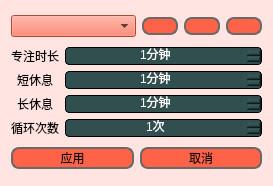
<?xml version="1.0" encoding="UTF-8"?>
<ui version="4.0">
 <class>SaveSettingDialog</class>
 <widget class="QDialog" name="SaveSettingDialog">
  <property name="geometry">
   <rect>
    <x>0</x>
    <y>0</y>
    <width>273</width>
    <height>186</height>
   </rect>
  </property>
  <property name="windowTitle">
   <string>储存设置</string>
  </property>
  <property name="styleSheet">
   <string notr="true">QWidget
{
	color:black;
}
QPushButton
{
	background-color: rgb(255,99,71);
	border-radius : 8px;
	border: 2px solid rgb(105,105,105);
	transition: all 0.2s ease;
}
QPushButton:hover
{
	background-color: #ff7a5a;
	transform: scale(1.03);
}
QPushButton:pressed
{
	background-color:#ffb3a3;
	transform: scale(0.97);
	border-color:rgb(95,95,95);
}
QPushButton:disabled
{
	background-color: #FFA07A;
}
QDialog
{
	background-color: rgb(255,228,225);
}
QComboBox
{
	background-color:rgb(255,99,71);
}
QInputDialog QPushButton
{
	width:60px;
}
QSpinBox
{
	background-color:#314F4F;	
	color:white;
	border:1px solid black;
	border-radius:4px;
}
QSpinBox::up-button
{
	background-color:#4A5A6F;
	image:url(:/icons/images/up.png);
	border-left:1px solid black;
	border-bottom:1px solid black;
}
QSpinBox::down-button
{
	background-color:#4A5A6F;
	image:url(:/icons/images/down.png);
	border-left:1px solid black;
	
}</string>
  </property>
  <layout class="QVBoxLayout" name="verticalLayout_3">
   <item>
    <layout class="QHBoxLayout" name="horizontalLayout_2" stretch="1,0,0,0">
     <item>
      <widget class="QComboBox" name="comboBox"/>
     </item>
     <item>
      <widget class="QPushButton" name="btn_add">
       <property name="toolTip">
        <string>新建设置</string>
       </property>
       <property name="text">
        <string/>
       </property>
       <property name="icon">
        <iconset resource="res.qrc">
         <normaloff>:/icons/images/add.png</normaloff>:/icons/images/add.png</iconset>
       </property>
      </widget>
     </item>
     <item>
      <widget class="QPushButton" name="btn_delete">
       <property name="toolTip">
        <string>删除设置</string>
       </property>
       <property name="text">
        <string/>
       </property>
       <property name="icon">
        <iconset resource="res.qrc">
         <normaloff>:/icons/images/delete.png</normaloff>:/icons/images/delete.png</iconset>
       </property>
      </widget>
     </item>
     <item>
      <widget class="QPushButton" name="btn_changeName">
       <property name="toolTip">
        <string>重命名设置</string>
       </property>
       <property name="text">
        <string/>
       </property>
       <property name="icon">
        <iconset resource="res.qrc">
         <normaloff>:/icons/images/title.png</normaloff>:/icons/images/title.png</iconset>
       </property>
      </widget>
     </item>
    </layout>
   </item>
   <item>
    <layout class="QHBoxLayout" name="horizontalLayout" stretch="0,1">
     <item>
      <layout class="QVBoxLayout" name="verticalLayout">
       <item>
        <widget class="QLabel" name="label">
         <property name="palette">
          <palette>
           <active>
            <colorrole role="WindowText">
             <brush brushstyle="SolidPattern">
              <color alpha="255">
               <red>0</red>
               <green>0</green>
               <blue>0</blue>
              </color>
             </brush>
            </colorrole>
            <colorrole role="Text">
             <brush brushstyle="SolidPattern">
              <color alpha="255">
               <red>0</red>
               <green>0</green>
               <blue>0</blue>
              </color>
             </brush>
            </colorrole>
            <colorrole role="ButtonText">
             <brush brushstyle="SolidPattern">
              <color alpha="255">
               <red>0</red>
               <green>0</green>
               <blue>0</blue>
              </color>
             </brush>
            </colorrole>
            <colorrole role="PlaceholderText">
             <brush brushstyle="SolidPattern">
              <color alpha="128">
               <red>0</red>
               <green>0</green>
               <blue>0</blue>
              </color>
             </brush>
            </colorrole>
           </active>
           <inactive>
            <colorrole role="WindowText">
             <brush brushstyle="SolidPattern">
              <color alpha="255">
               <red>0</red>
               <green>0</green>
               <blue>0</blue>
              </color>
             </brush>
            </colorrole>
            <colorrole role="Text">
             <brush brushstyle="SolidPattern">
              <color alpha="255">
               <red>0</red>
               <green>0</green>
               <blue>0</blue>
              </color>
             </brush>
            </colorrole>
            <colorrole role="ButtonText">
             <brush brushstyle="SolidPattern">
              <color alpha="255">
               <red>0</red>
               <green>0</green>
               <blue>0</blue>
              </color>
             </brush>
            </colorrole>
            <colorrole role="PlaceholderText">
             <brush brushstyle="SolidPattern">
              <color alpha="128">
               <red>0</red>
               <green>0</green>
               <blue>0</blue>
              </color>
             </brush>
            </colorrole>
           </inactive>
           <disabled>
            <colorrole role="WindowText">
             <brush brushstyle="SolidPattern">
              <color alpha="255">
               <red>0</red>
               <green>0</green>
               <blue>0</blue>
              </color>
             </brush>
            </colorrole>
            <colorrole role="Text">
             <brush brushstyle="SolidPattern">
              <color alpha="255">
               <red>0</red>
               <green>0</green>
               <blue>0</blue>
              </color>
             </brush>
            </colorrole>
            <colorrole role="ButtonText">
             <brush brushstyle="SolidPattern">
              <color alpha="255">
               <red>0</red>
               <green>0</green>
               <blue>0</blue>
              </color>
             </brush>
            </colorrole>
            <colorrole role="PlaceholderText">
             <brush brushstyle="SolidPattern">
              <color alpha="128">
               <red>0</red>
               <green>0</green>
               <blue>0</blue>
              </color>
             </brush>
            </colorrole>
           </disabled>
          </palette>
         </property>
         <property name="text">
          <string>专注时长</string>
         </property>
         <property name="alignment">
          <set>Qt::AlignmentFlag::AlignCenter</set>
         </property>
        </widget>
       </item>
       <item>
        <widget class="QLabel" name="label_2">
         <property name="palette">
          <palette>
           <active>
            <colorrole role="WindowText">
             <brush brushstyle="SolidPattern">
              <color alpha="255">
               <red>0</red>
               <green>0</green>
               <blue>0</blue>
              </color>
             </brush>
            </colorrole>
            <colorrole role="Text">
             <brush brushstyle="SolidPattern">
              <color alpha="255">
               <red>0</red>
               <green>0</green>
               <blue>0</blue>
              </color>
             </brush>
            </colorrole>
            <colorrole role="ButtonText">
             <brush brushstyle="SolidPattern">
              <color alpha="255">
               <red>0</red>
               <green>0</green>
               <blue>0</blue>
              </color>
             </brush>
            </colorrole>
            <colorrole role="PlaceholderText">
             <brush brushstyle="SolidPattern">
              <color alpha="128">
               <red>0</red>
               <green>0</green>
               <blue>0</blue>
              </color>
             </brush>
            </colorrole>
           </active>
           <inactive>
            <colorrole role="WindowText">
             <brush brushstyle="SolidPattern">
              <color alpha="255">
               <red>0</red>
               <green>0</green>
               <blue>0</blue>
              </color>
             </brush>
            </colorrole>
            <colorrole role="Text">
             <brush brushstyle="SolidPattern">
              <color alpha="255">
               <red>0</red>
               <green>0</green>
               <blue>0</blue>
              </color>
             </brush>
            </colorrole>
            <colorrole role="ButtonText">
             <brush brushstyle="SolidPattern">
              <color alpha="255">
               <red>0</red>
               <green>0</green>
               <blue>0</blue>
              </color>
             </brush>
            </colorrole>
            <colorrole role="PlaceholderText">
             <brush brushstyle="SolidPattern">
              <color alpha="128">
               <red>0</red>
               <green>0</green>
               <blue>0</blue>
              </color>
             </brush>
            </colorrole>
           </inactive>
           <disabled>
            <colorrole role="WindowText">
             <brush brushstyle="SolidPattern">
              <color alpha="255">
               <red>0</red>
               <green>0</green>
               <blue>0</blue>
              </color>
             </brush>
            </colorrole>
            <colorrole role="Text">
             <brush brushstyle="SolidPattern">
              <color alpha="255">
               <red>0</red>
               <green>0</green>
               <blue>0</blue>
              </color>
             </brush>
            </colorrole>
            <colorrole role="ButtonText">
             <brush brushstyle="SolidPattern">
              <color alpha="255">
               <red>0</red>
               <green>0</green>
               <blue>0</blue>
              </color>
             </brush>
            </colorrole>
            <colorrole role="PlaceholderText">
             <brush brushstyle="SolidPattern">
              <color alpha="128">
               <red>0</red>
               <green>0</green>
               <blue>0</blue>
              </color>
             </brush>
            </colorrole>
           </disabled>
          </palette>
         </property>
         <property name="text">
          <string>短休息</string>
         </property>
         <property name="alignment">
          <set>Qt::AlignmentFlag::AlignCenter</set>
         </property>
        </widget>
       </item>
       <item>
        <widget class="QLabel" name="label_3">
         <property name="palette">
          <palette>
           <active>
            <colorrole role="WindowText">
             <brush brushstyle="SolidPattern">
              <color alpha="255">
               <red>0</red>
               <green>0</green>
               <blue>0</blue>
              </color>
             </brush>
            </colorrole>
            <colorrole role="Text">
             <brush brushstyle="SolidPattern">
              <color alpha="255">
               <red>0</red>
               <green>0</green>
               <blue>0</blue>
              </color>
             </brush>
            </colorrole>
            <colorrole role="ButtonText">
             <brush brushstyle="SolidPattern">
              <color alpha="255">
               <red>0</red>
               <green>0</green>
               <blue>0</blue>
              </color>
             </brush>
            </colorrole>
            <colorrole role="PlaceholderText">
             <brush brushstyle="SolidPattern">
              <color alpha="128">
               <red>0</red>
               <green>0</green>
               <blue>0</blue>
              </color>
             </brush>
            </colorrole>
           </active>
           <inactive>
            <colorrole role="WindowText">
             <brush brushstyle="SolidPattern">
              <color alpha="255">
               <red>0</red>
               <green>0</green>
               <blue>0</blue>
              </color>
             </brush>
            </colorrole>
            <colorrole role="Text">
             <brush brushstyle="SolidPattern">
              <color alpha="255">
               <red>0</red>
               <green>0</green>
               <blue>0</blue>
              </color>
             </brush>
            </colorrole>
            <colorrole role="ButtonText">
             <brush brushstyle="SolidPattern">
              <color alpha="255">
               <red>0</red>
               <green>0</green>
               <blue>0</blue>
              </color>
             </brush>
            </colorrole>
            <colorrole role="PlaceholderText">
             <brush brushstyle="SolidPattern">
              <color alpha="128">
               <red>0</red>
               <green>0</green>
               <blue>0</blue>
              </color>
             </brush>
            </colorrole>
           </inactive>
           <disabled>
            <colorrole role="WindowText">
             <brush brushstyle="SolidPattern">
              <color alpha="255">
               <red>0</red>
               <green>0</green>
               <blue>0</blue>
              </color>
             </brush>
            </colorrole>
            <colorrole role="Text">
             <brush brushstyle="SolidPattern">
              <color alpha="255">
               <red>0</red>
               <green>0</green>
               <blue>0</blue>
              </color>
             </brush>
            </colorrole>
            <colorrole role="ButtonText">
             <brush brushstyle="SolidPattern">
              <color alpha="255">
               <red>0</red>
               <green>0</green>
               <blue>0</blue>
              </color>
             </brush>
            </colorrole>
            <colorrole role="PlaceholderText">
             <brush brushstyle="SolidPattern">
              <color alpha="128">
               <red>0</red>
               <green>0</green>
               <blue>0</blue>
              </color>
             </brush>
            </colorrole>
           </disabled>
          </palette>
         </property>
         <property name="text">
          <string>长休息</string>
         </property>
         <property name="alignment">
          <set>Qt::AlignmentFlag::AlignCenter</set>
         </property>
        </widget>
       </item>
       <item>
        <widget class="QLabel" name="label_4">
         <property name="palette">
          <palette>
           <active>
            <colorrole role="WindowText">
             <brush brushstyle="SolidPattern">
              <color alpha="255">
               <red>0</red>
               <green>0</green>
               <blue>0</blue>
              </color>
             </brush>
            </colorrole>
            <colorrole role="Text">
             <brush brushstyle="SolidPattern">
              <color alpha="255">
               <red>0</red>
               <green>0</green>
               <blue>0</blue>
              </color>
             </brush>
            </colorrole>
            <colorrole role="ButtonText">
             <brush brushstyle="SolidPattern">
              <color alpha="255">
               <red>0</red>
               <green>0</green>
               <blue>0</blue>
              </color>
             </brush>
            </colorrole>
            <colorrole role="PlaceholderText">
             <brush brushstyle="SolidPattern">
              <color alpha="128">
               <red>0</red>
               <green>0</green>
               <blue>0</blue>
              </color>
             </brush>
            </colorrole>
           </active>
           <inactive>
            <colorrole role="WindowText">
             <brush brushstyle="SolidPattern">
              <color alpha="255">
               <red>0</red>
               <green>0</green>
               <blue>0</blue>
              </color>
             </brush>
            </colorrole>
            <colorrole role="Text">
             <brush brushstyle="SolidPattern">
              <color alpha="255">
               <red>0</red>
               <green>0</green>
               <blue>0</blue>
              </color>
             </brush>
            </colorrole>
            <colorrole role="ButtonText">
             <brush brushstyle="SolidPattern">
              <color alpha="255">
               <red>0</red>
               <green>0</green>
               <blue>0</blue>
              </color>
             </brush>
            </colorrole>
            <colorrole role="PlaceholderText">
             <brush brushstyle="SolidPattern">
              <color alpha="128">
               <red>0</red>
               <green>0</green>
               <blue>0</blue>
              </color>
             </brush>
            </colorrole>
           </inactive>
           <disabled>
            <colorrole role="WindowText">
             <brush brushstyle="SolidPattern">
              <color alpha="255">
               <red>0</red>
               <green>0</green>
               <blue>0</blue>
              </color>
             </brush>
            </colorrole>
            <colorrole role="Text">
             <brush brushstyle="SolidPattern">
              <color alpha="255">
               <red>0</red>
               <green>0</green>
               <blue>0</blue>
              </color>
             </brush>
            </colorrole>
            <colorrole role="ButtonText">
             <brush brushstyle="SolidPattern">
              <color alpha="255">
               <red>0</red>
               <green>0</green>
               <blue>0</blue>
              </color>
             </brush>
            </colorrole>
            <colorrole role="PlaceholderText">
             <brush brushstyle="SolidPattern">
              <color alpha="128">
               <red>0</red>
               <green>0</green>
               <blue>0</blue>
              </color>
             </brush>
            </colorrole>
           </disabled>
          </palette>
         </property>
         <property name="text">
          <string>循环次数</string>
         </property>
         <property name="alignment">
          <set>Qt::AlignmentFlag::AlignCenter</set>
         </property>
        </widget>
       </item>
      </layout>
     </item>
     <item>
      <layout class="QVBoxLayout" name="verticalLayout_2">
       <item>
        <widget class="QSpinBox" name="spin_focusTime">
         <property name="alignment">
          <set>Qt::AlignmentFlag::AlignCenter</set>
         </property>
         <property name="readOnly">
          <bool>false</bool>
         </property>
         <property name="suffix">
          <string>分钟</string>
         </property>
         <property name="minimum">
          <number>1</number>
         </property>
        </widget>
       </item>
       <item>
        <widget class="QSpinBox" name="spin_ShortRelax">
         <property name="alignment">
          <set>Qt::AlignmentFlag::AlignCenter</set>
         </property>
         <property name="readOnly">
          <bool>false</bool>
         </property>
         <property name="suffix">
          <string>分钟</string>
         </property>
         <property name="minimum">
          <number>1</number>
         </property>
        </widget>
       </item>
       <item>
        <widget class="QSpinBox" name="spin_longRelax">
         <property name="alignment">
          <set>Qt::AlignmentFlag::AlignCenter</set>
         </property>
         <property name="readOnly">
          <bool>false</bool>
         </property>
         <property name="suffix">
          <string>分钟</string>
         </property>
         <property name="minimum">
          <number>1</number>
         </property>
        </widget>
       </item>
       <item>
        <widget class="QSpinBox" name="spin_repeatTimes">
         <property name="alignment">
          <set>Qt::AlignmentFlag::AlignCenter</set>
         </property>
         <property name="readOnly">
          <bool>false</bool>
         </property>
         <property name="suffix">
          <string>次</string>
         </property>
         <property name="minimum">
          <number>1</number>
         </property>
         <property name="maximum">
          <number>10</number>
         </property>
        </widget>
       </item>
      </layout>
     </item>
    </layout>
   </item>
   <item>
    <layout class="QHBoxLayout" name="horizontalLayout_3">
     <item>
      <widget class="QPushButton" name="btn_OK">
       <property name="text">
        <string>应用</string>
       </property>
      </widget>
     </item>
     <item>
      <widget class="QPushButton" name="btn_Cancel">
       <property name="text">
        <string>取消</string>
       </property>
      </widget>
     </item>
    </layout>
   </item>
  </layout>
 </widget>
 <resources>
  <include location="res.qrc"/>
 </resources>
 <connections>
  <connection>
   <sender>btn_OK</sender>
   <signal>clicked()</signal>
   <receiver>SaveSettingDialog</receiver>
   <slot>accept()</slot>
   <hints>
    <hint type="sourcelabel">
     <x>112</x>
     <y>169</y>
    </hint>
    <hint type="destinationlabel">
     <x>773</x>
     <y>50</y>
    </hint>
   </hints>
  </connection>
  <connection>
   <sender>btn_Cancel</sender>
   <signal>clicked()</signal>
   <receiver>SaveSettingDialog</receiver>
   <slot>reject()</slot>
   <hints>
    <hint type="sourcelabel">
     <x>190</x>
     <y>167</y>
    </hint>
    <hint type="destinationlabel">
     <x>828</x>
     <y>45</y>
    </hint>
   </hints>
  </connection>
 </connections>
</ui>
